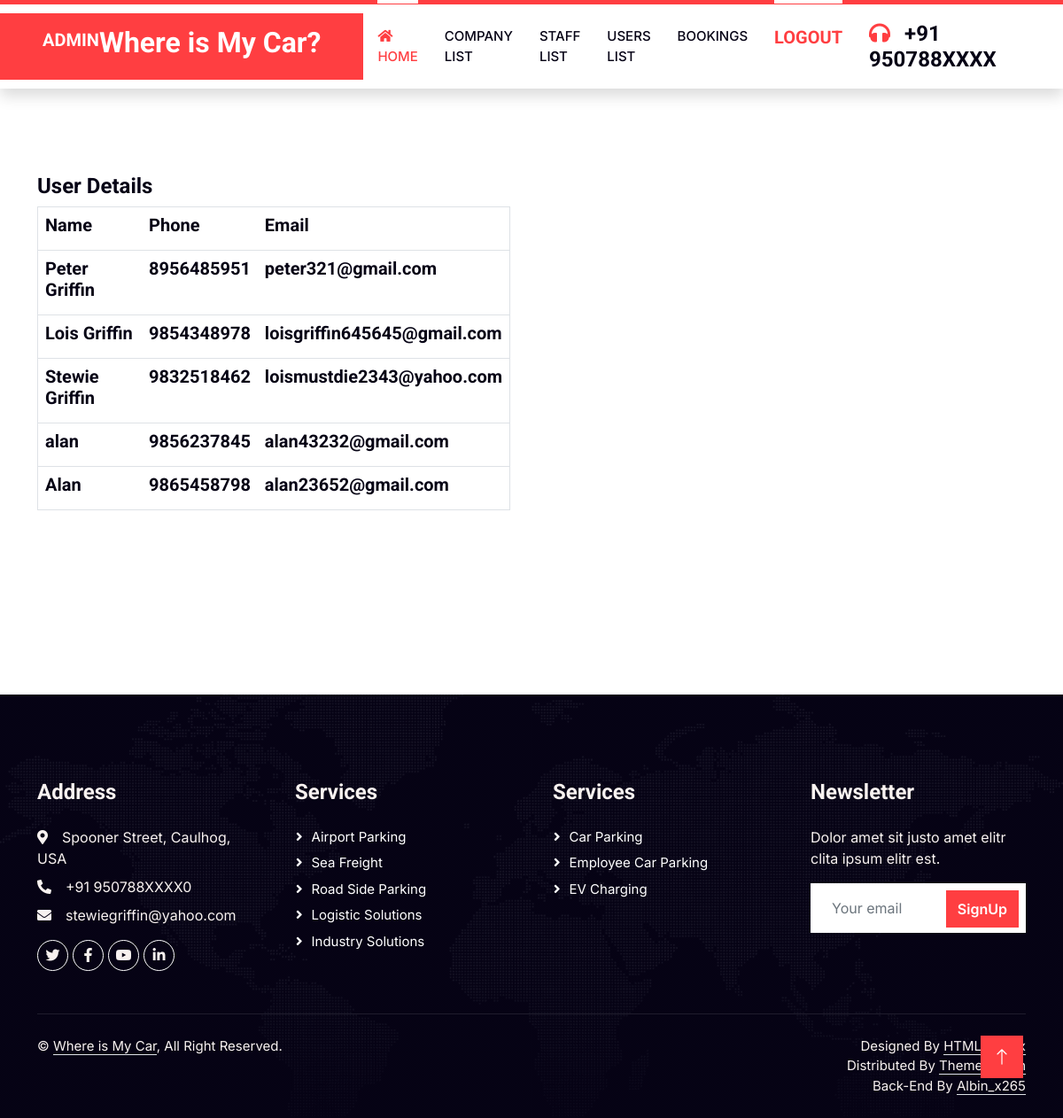
The app's page /disp_user with its own data.
### app1/models.py (models this page shows, shortened)
class parker(models.Model):
    name = models.CharField(max_length=30)
    ph_no = models.IntegerField()
    email = models.CharField(max_length=40,unique=True)
    password = models.CharField(max_length=40)

### app1/views.py (the view)
# urls.py: path('disp_user', views.disp_user),
def disp_user(re):
    data = parker.objects.all()
    return render(re,'project_admin/disp_user.html',{'data':data})

### template/project_admin/disp_user.html (shortened to what this page needs)
<!DOCTYPE html>
<html lang="en">
<head>
    {% load static %}
    <link href="https://cdnjs.cloudflare.com/ajax/libs/font-awesome/5.10.0/css/all.min.css" rel="stylesheet">
    <link href="https://cdn.jsdelivr.net/npm/bootstrap-icons@1.4.1/font/bootstrap-icons.css" rel="stylesheet">
    <link href="{% static 'lib/animate/animate.min.css' %}" rel="stylesheet">
    <link href="{% static 'lib/owlcarousel/assets/owl.carousel.min.css' %}" rel="stylesheet">
    <link href="{% static 'css/bootstrap.min.css' %}" rel="stylesheet">
    <link href="{% static 'css/style.css' %}" rel="stylesheet">
</head>
<body>
    <nav class="navbar navbar-expand-lg bg-white navbar-light shadow border-top border-5 border-primary sticky-top p-0">
        <a href="" class="navbar-brand bg-primary d-flex align-items-center px-4 px-lg-5">
            <h5 class="text-white text-uppercase mb-3 animated slideInDown">Admin</h5>
            <h2 class="mb-2 text-white">Where is My Car?</h2>
        </a>
        <div class="collapse navbar-collapse" id="navbarCollapse">
            <div class="navbar-nav ms-auto p-4 p-lg-0">
                <a href="admin_index" class="nav-item nav-link active"><i class="fa fa-home"></i> Home</a>
                <a href="disp_park2" class="nav-item nav-link">Company List</a>
                <a href="disp_staff_details" class="nav-item nav-link">Staff List</a>
                <a href="disp_user" class="nav-item nav-link">Users List</a>
                <a href="all_parking_booking_admin_view" class="nav-item nav-link">Bookings</a>
                <a href="../login" class="nav-item nav-link active"><h5 class="text-primary m-0">LogOut</h5></a>
            </div>
            <h4 class="m-0 pe-lg-5 d-none d-lg-block"><i class="fa fa-headphones text-primary me-3"></i>+91 950788XXXX</h4>
        </div>
    </nav>
    <div class="container-xxl py-5">
        <div class="container py-5">
            <div class="row g-5">
                <div class="col-lg-6 wow fadeInUp" data-wow-delay="0.1s">
                    <div class="col-sm-15">
                        <h4 class="mb-2">User Details</h4>
                        <table border="1" class="table table-hover">
                            <tr>
                                <th><H5>Name  </H5></th>
                                <th><H5>Phone </H5></th>
                                <th><H5>Email </H5></th>
                            </tr>
                            {% for k in data %}
                            <tr>
                                <td><H5>{{k.name}}</H5></td>
                                <td><H5>{{k.ph_no}} </H5>  </td>
                                <td><H5>{{k.email}}</H5></td>
                            </tr>
                            {% endfor %}
                        </table>
                    </div>
                </div>
            </div>
        </div>
    </div>
    <div class="container-fluid bg-dark text-light footer pt-5 wow fadeIn" data-wow-delay="0.1s" style="margin-top: 6rem;">
        <div class="container py-5">
            <div class="row g-5">
                <div class="col-lg-3 col-md-6">
                    <h4 class="text-light mb-4">Address</h4>
                    <p class="mb-2"><i class="fa fa-map-marker-alt me-3"></i>Spooner Street, Caulhog, USA</p>
                    <p class="mb-2"><i class="fa fa-phone-alt me-3"></i>+91 950788XXXX0</p>
                    <p class="mb-2"><i class="fa fa-envelope me-3"></i>stewiegriffin@yahoo.com</p>
                    <div class="d-flex pt-2">
                        <a class="btn btn-outline-light btn-social" href=""><i class="fab fa-twitter"></i></a>
                        <a class="btn btn-outline-light btn-social" href=""><i class="fab fa-facebook-f"></i></a>
                        <a class="btn btn-outline-light btn-social" href=""><i class="fab fa-youtube"></i></a>
                        <a class="btn btn-outline-light btn-social" href=""><i class="fab fa-linkedin-in"></i></a>
                    </div>
                </div>
                <div class="col-lg-3 col-md-6">
                    <h4 class="text-light mb-4">Services</h4>
                    <a class="btn btn-link" href="">Airport Parking</a>
                    <a class="btn btn-link" href="">Sea Freight</a>
                    <a class="btn btn-link" href="">Road Side Parking</a>
                    <a class="btn btn-link" href="">Logistic Solutions</a>
                    <a class="btn btn-link" href="">Industry solutions</a>
                </div>
                <div class="col-lg-3 col-md-6">
                    <h4 class="text-light mb-4">Services</h4>
                    <a class="btn btn-link" href="">Car Parking</a>
                    <a class="btn btn-link" href="">Employee Car Parking</a>
                    <a class="btn btn-link" href="">EV Charging</a>
                </div>
                <div class="col-lg-3 col-md-6">
                    <h4 class="text-light mb-4">Newsletter</h4>
                    <p>Dolor amet sit justo amet elitr clita ipsum elitr est.</p>
                    <div class="position-relative mx-auto" style="max-width: 400px;">
                        <input class="form-control border-0 w-100 py-3 ps-4 pe-5" type="text" placeholder="Your email">
                        <button type="button" class="btn btn-primary py-2 position-absolute top-0 end-0 mt-2 me-2">SignUp</button>
                    </div>
                </div>
            </div>
        </div>
        <div class="container">
            <div class="copyright">
                <div class="row">
                    <div class="col-md-6 text-center text-md-start mb-3 mb-md-0">
                        &copy; <a class="border-bottom" href="#">Where is My Car</a>, All Right Reserved.
                    </div>
                    <div class="col-md-6 text-center text-md-end">
                        Designed By <a class="border-bottom" href="https://htmlcodex.com">HTML Codex</a>
                        </br>Distributed By <a class="border-bottom" href="https://themewagon.com" target="_blank">ThemeWagon</a>
</br>Back-End By <a class="border-bottom" href="https://albinantonyappus@gmail.com" target="_blank">Albin_x265</a>
                    </div>
                </div>
            </div>
        </div>
    </div>
    <a href="#" class="btn btn-lg btn-primary btn-lg-square rounded-0 back-to-top"><i class="bi bi-arrow-up"></i></a>
</body>
</html>

### static/css/style.css (style rules this page uses)
:root { --primary: #FF3E41; --secondary: #51CFED; --light: #F8F2F0; --dark: #060315; }
.back-to-top { position: fixed; display: none; right: 45px; bottom: 45px; z-index: 99; }
.btn { font-weight: 600; transition: .5s; }
.btn.btn-primary, .btn.btn-secondary { color: #FFFFFF; }
.btn-lg-square { width: 48px; height: 48px; }
.btn-square, .btn-sm-square, .btn-lg-square { padding: 0; display: flex; align-items: center; justify-content: center; font-weight: normal; }
.navbar-light .navbar-nav .nav-link { position: relative; margin-right: 30px; padding: 25px 0; color: #FFFFFF; font-size: 15px; text-transform: uppercase; outline: none; }
.navbar-light .navbar-nav .nav-link:hover, .navbar-light .navbar-nav .nav-link.active { color: var(--primary); }
.navbar-light .navbar-brand, .navbar-light a.btn { height: 75px; }
.navbar-light .navbar-nav .nav-link { color: var(--dark); font-weight: 500; }
.navbar-light.sticky-top { top: -100px; transition: .5s; }
@media (min-width: 992px) { .navbar-light .navbar-nav .nav-link::before { position: absolute; content: ""; width: 0; height: 5px; top: -6px; left: 50%; background: #FFFFFF; transition: .5s; } }
@media (min-width: 992px) { .navbar-light .navbar-nav .nav-link:hover::before, .navbar-light .navbar-nav .nav-link.active::before { width: 100%; left: 0; } }
.footer { background: linear-gradient(rgba(6, 3, 21, .5), rgba(6, 3, 21, .5)), url(../img/map.png) center center no-repeat; background-size: cover; }
.footer .btn.btn-social { margin-right: 5px; width: 35px; height: 35px; display: flex; align-items: center; justify-content: center; color: var(--light); border: 1px solid #FFFFFF; border-radius: 35px; transition: .3s; }
.footer .btn.btn-link { display: block; margin-bottom: 5px; padding: 0; text-align: left; color: #FFFFFF; font-size: 15px; font-weight: normal; text-transform: capitalize; transition: .3s; }
.footer .btn.btn-link::before { position: relative; content: "\f105"; font-family: "Font Awesome 5 Free"; font-weight: 900; margin-right: 10px; }
.footer .copyright { padding: 25px 0; font-size: 15px; border-top: 1px solid rgba(256, 256, 256, .1); }
.footer .copyright a { color: var(--light); }

### records on screen
parker: name "Peter Griffin", ph_no "8956485951", email "peter321@gmail.com"
parker: name "Lois Griffin", ph_no "9854348978", email "loisgriffin645645@gmail.com"
parker: name "Stewie Griffin", ph_no "9832518462", email "loismustdie2343@yahoo.com"
parker: name "alan", ph_no "9856237845", email "alan43232@gmail.com"
parker: name "Alan", ph_no "9865458798", email "alan23652@gmail.com"
